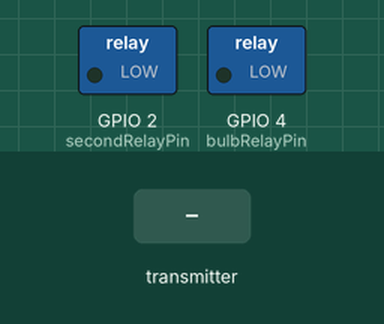
A sketch run on a simulated ESP32. Shown: switched loads named in the sketch (green lamp = pin HIGH). The test bench sets the inputs (shaded band). WiFi joins after 1.5 s; servers stay silent unless stated; what the sketch prints to the serial monitor is not drawn.

Above: at 4.0 s.
4.1 s: the transmitter starts sending waterLevel = 1024
At 5.3 s:
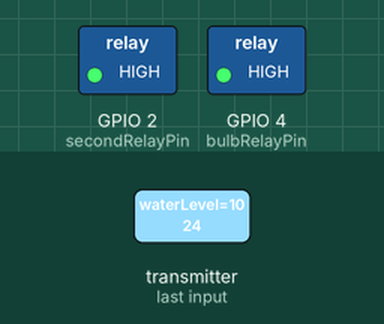
5.6 s: the transmitter starts sending waterLevel = 0
At 6.7 s:
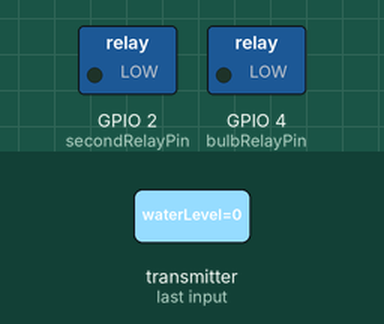
7.1 s: the transmitter starts sending waterLevel = 2048
At 7.9 s:
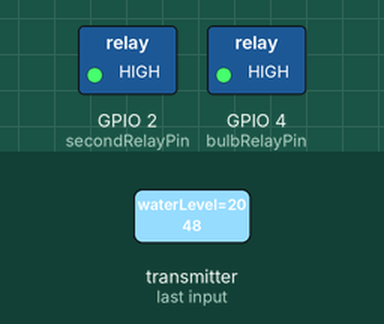
Timing chart, 0 to 10.1 s (numbered marks = the images above; inputs shaded):
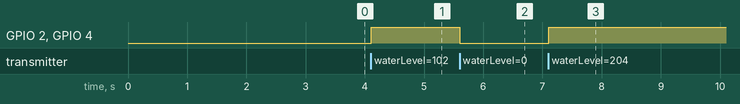

The sketch:

NodeB.ino
```cpp
// ==============================================================================
// SMARTPASS SYSTEM - NODE B (ESP-NOW + BLYNK + FIREBASE)
// ==============================================================================

#define BLYNK_TEMPLATE_ID "TMPL3skSY3e9I"
#define BLYNK_TEMPLATE_NAME "Microproject"
#define BLYNK_AUTH_TOKEN "SAtc7oJuy-a3HaE-a5Xmgxer9RmXF_sp"

#include <WiFi.h>
#include <BlynkSimpleEsp32.h>
#include <esp_now.h>

// 🔥 Firebase
#include <Firebase_ESP_Client.h>

// --- NETWORK ---
char ssid[] = "TestWifi";
char pass[] = "qwertzyp";

// --- FIREBASE CONFIG ---
#define API_KEY "AIzaSyDJrSDBejUwGjV-t0MgEbEFa7pTed6JYYw"
#define DATABASE_URL "https://smartpass-d4fec-default-rtdb.asia-southeast1.firebasedatabase.app/"

FirebaseData fbdo;
FirebaseAuth auth;
FirebaseConfig config;

// --- RELAYS ---
const int bulbRelayPin = 4;
const int secondRelayPin = 2;

// --- STRUCT ---
typedef struct struct_message {
  int waterLevel;
} struct_message;

struct_message incomingPayload;

// --- VARIABLES ---
unsigned long lastRecvTime = 0;
unsigned long lastSendTime = 0;

int lastWaterLevel = 0;
bool newESPNowData = false;
bool systemOnline = false;

const int DANGER_THRESHOLD = 15;
const int sendInterval = 2000; // Firebase send interval

// ==============================================================================
// ESP-NOW CALLBACK
// ==============================================================================
void OnDataRecv(const esp_now_recv_info *info, const uint8_t *incomingData, int len) {
  memcpy(&incomingPayload, incomingData, sizeof(incomingPayload));

  lastRecvTime = millis();
  lastWaterLevel = incomingPayload.waterLevel;
  newESPNowData = true;
}

// ==============================================================================
// SETUP
// ==============================================================================
void setup() {
  Serial.begin(115200);

  pinMode(bulbRelayPin, OUTPUT);
  pinMode(secondRelayPin, OUTPUT);

  digitalWrite(bulbRelayPin, LOW);
  digitalWrite(secondRelayPin, LOW);

  delay(1000);

  // --- WIFI + BLYNK ---
  Blynk.begin(BLYNK_AUTH_TOKEN, ssid, pass);

  // 🔥 FIREBASE INIT
  config.api_key = API_KEY;
  config.database_url = DATABASE_URL;
  config.signer.test_mode = true;

  Firebase.begin(&config, &auth);
  Firebase.reconnectWiFi(true);

  Serial.println("🔥 Firebase Ready");

  // --- ESP-NOW ---
  if (esp_now_init() != ESP_OK) {
    Serial.println("ESP-NOW Init Failed");
    return;
  }

  esp_now_register_recv_cb(OnDataRecv);

  lastRecvTime = millis();
}

// ==============================================================================
// LOOP
// ==============================================================================
void loop() {

  Blynk.run();

  // ================= WATCHDOG =================
  if (millis() - lastRecvTime > 15000) {
    if (systemOnline) {
      systemOnline = false;

      digitalWrite(bulbRelayPin, LOW);
      digitalWrite(secondRelayPin, LOW);

      Blynk.virtualWrite(V2, "OFFLINE ⚠️");
      Blynk.virtualWrite(V1, 0);
      Blynk.virtualWrite(V0, 0);
    }
  }
  else if (!systemOnline) {
    systemOnline = true;
    Blynk.virtualWrite(V2, "ONLINE ✅");
  }

  // ================= PROCESS DATA =================
  if (newESPNowData && systemOnline) {
    newESPNowData = false;

    Blynk.virtualWrite(V0, lastWaterLevel);

    if (lastWaterLevel >= DANGER_THRESHOLD) {
      digitalWrite(bulbRelayPin, HIGH);
      digitalWrite(secondRelayPin, HIGH);
      Blynk.virtualWrite(V1, 1);
    } else {
      digitalWrite(bulbRelayPin, LOW);
      digitalWrite(secondRelayPin, LOW);
      Blynk.virtualWrite(V1, 0);
    }
  }

  // ================= FIREBASE =================
  if (millis() - lastSendTime > sendInterval) {
    lastSendTime = millis();

    FirebaseJson json;

    json.set("waterLevel", lastWaterLevel);
    json.set("danger", lastWaterLevel >= DANGER_THRESHOLD ? 1 : 0);
    json.set("status", systemOnline ? "ONLINE" : "OFFLINE");
    json.set("lastUpdated", millis());

    if (Firebase.RTDB.setJSON(&fbdo, "/data", &json)) {
      Serial.println("✅ Firebase Updated");
    } else {
      Serial.print("❌ Firebase Error: ");
      Serial.println(fbdo.errorReason());
    }
  }
}
```

Measured:
- after the input at 4.1 s, GPIO 2 (secondRelayPin), GPIO 4 (bulbRelayPin): LOW → HIGH at once
- after the input at 5.6 s, GPIO 2 (secondRelayPin), GPIO 4 (bulbRelayPin): HIGH → LOW at once
- after the input at 7.1 s, GPIO 2 (secondRelayPin), GPIO 4 (bulbRelayPin): LOW → HIGH at once
